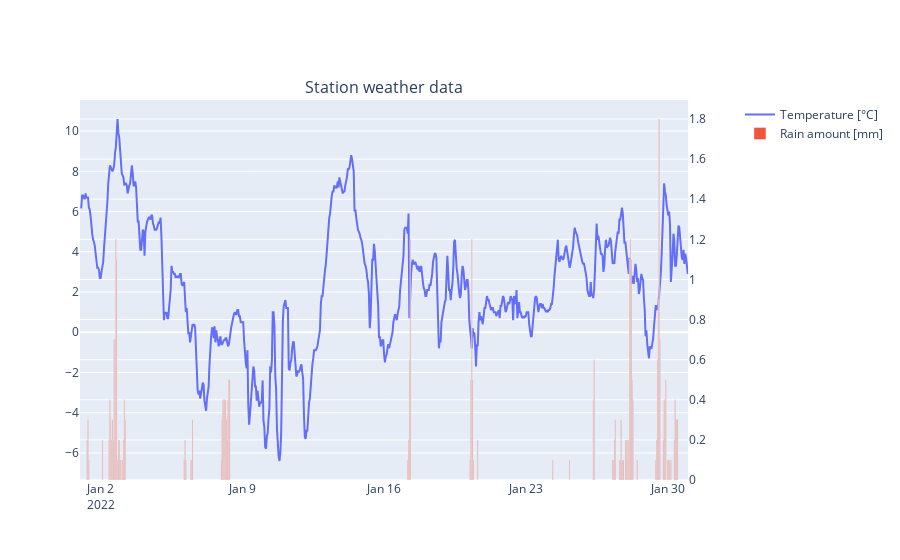

Notebook code cell kept with this figure:
### Code cell
fig_station = make_subplots(specs=[[{"secondary_y": True}]], column_titles=["Station weather data"])

fig_station.add_trace(go.Scatter(x=hourly_station.index, y=hourly_station["temperature_C"], name="Temperature [°C]"))
fig_station.add_trace(
    go.Bar(x=hourly_model.index, y=hourly_station["percipation_mm"], name="Rain amount [mm]"), secondary_y=True
)

### Figure 1 — Plotly figure (JSON) as saved in the notebook; plotly's stock layout.template omitted (floating-point values rounded to 4 significant figures; data arrays with more than 128 entries replaced by an {"elided": "..."} marker saying what was removed)
{"data": [{"name": "Temperature [°C]", "type": "scatter", "x": {"elided": "721 str values"}, "y": {"elided": "721 float values"}}, {"name": "Rain amount [mm]", "type": "bar", "x": {"elided": "744 str values"}, "xaxis": "x", "y": {"elided": "721 float values"}, "yaxis": "y2"}], "layout": {"annotations": [{"font": {"size": 16}, "showarrow": false, "text": "Station weather data", "x": 0.47, "xanchor": "center", "xref": "paper", "y": 1, "yanchor": "bottom", "yref": "paper"}], "xaxis": {"anchor": "y", "domain": [0, 0.94]}, "yaxis": {"anchor": "x", "domain": [0, 1]}, "yaxis2": {"anchor": "x", "overlaying": "y", "side": "right"}}}
